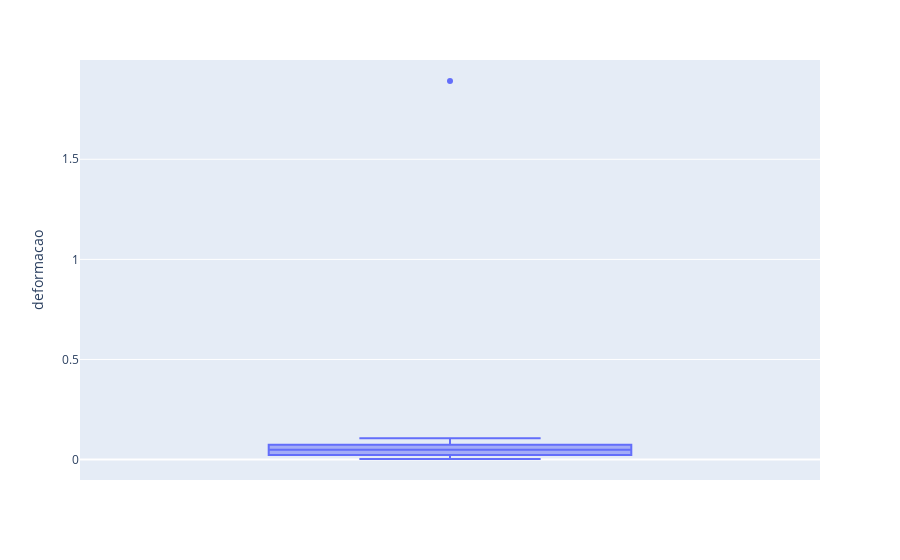

Notebook code for this chart:
### Code cell
boxplot = px.box(dados_1, y="deformacao")
boxplot.show()

### Figure 1 — Plotly figure (JSON) as saved in the notebook; plotly's stock layout.template omitted (floating-point values rounded to 4 significant figures)
{"data": [{"alignmentgroup": "True", "hovertemplate": "deformacao=%{y}<extra></extra>", "legendgroup": "", "marker": {"color": "#636efa"}, "name": "", "notched": false, "offsetgroup": "", "orientation": "v", "showlegend": false, "type": "box", "x0": " ", "xaxis": "x", "y": [0.0029, 0.0043, 0.007, 0.0085, 0.0144, 0.0172, 0.0202, 0.023, 0.0249, 0.031, 0.0342, 0.039, 0.0393, 0.0423, 0.0494, 0.0555, 0.0568, 0.0647, 0.0676, 0.0704, 0.0715, 0.07274, 0.0785, 0.0812, 0.0853, 0.0925, 0.0975, 1.891, 0.1066], "y0": " ", "yaxis": "y"}], "layout": {"boxmode": "group", "legend": {"tracegroupgap": 0}, "margin": {"t": 60}, "xaxis": {"anchor": "y", "domain": [0, 1]}, "yaxis": {"anchor": "x", "domain": [0, 1], "title": {"text": "deformacao"}}}}
